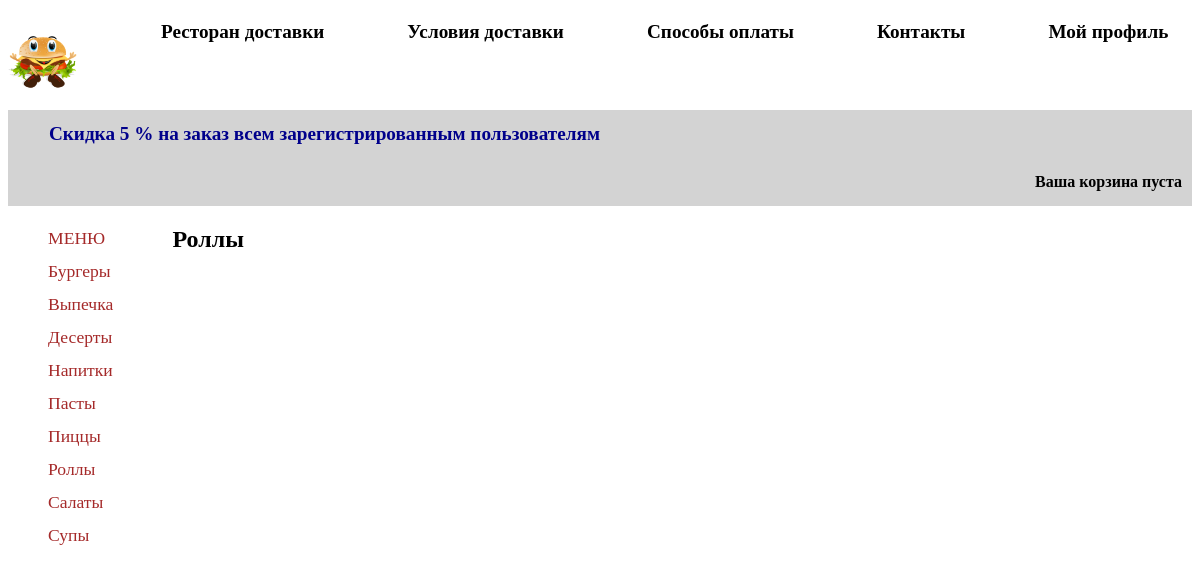
/rolls/, run on an earlier commit of the app's database.
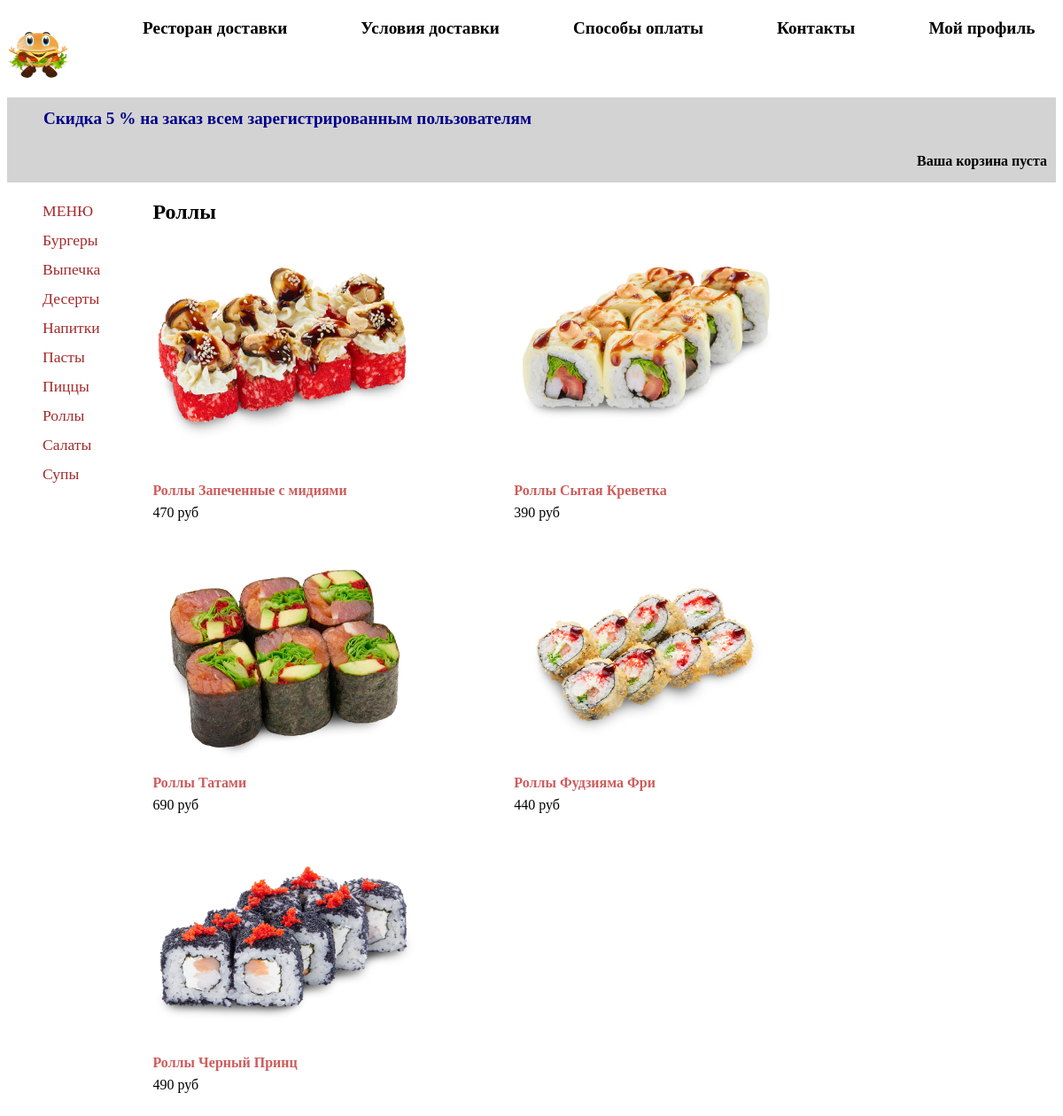
And on a later commit of the database.
### store/models.py (models this page shows, shortened)
class Category(models.Model):
    name = models.CharField(max_length=200, verbose_name='Категория')
    slug = models.SlugField(max_length=200)
    class Meta:
        ordering = ('name',)
        verbose_name_plural = 'Категории'
    def get_absolute_url(self):
        return reverse('product_list_by_category', args=[self.slug])

class Product(models.Model):
    category = models.ForeignKey(Category, on_delete=models.SET_NULL, null=True, verbose_name='Категория')
    name = models.CharField(max_length=200, verbose_name='Название')
    slug = models.SlugField(max_length=200)
    image = models.CharField(max_length=100, blank=True, null=True, verbose_name='Картинка')
    description = models.TextField(null=True, blank=True, verbose_name='Описание')
    price = models.DecimalField(max_digits=10, decimal_places=0, verbose_name='Цена')
    volume = models.CharField(max_length=50, null=True, verbose_name='Объем')
    available = models.BooleanField(default=True, verbose_name='Доступность товара')
    created = models.DateTimeField(auto_now_add=True, verbose_name='Дата создания')
    updated = models.DateTimeField(auto_now=True, verbose_name='Дата обновления')
    class Meta:
        ordering = ('name',)
        index_together = (('id', 'slug'),)
        verbose_name_plural = 'Товары'
    def get_absolute_url(self):
        return reverse('product_detail', args=[self.id, self.slug])

### store/views.py (the view)
# urls.py: path('', views.product_list, name='home'),
def product_list(request, category_slug=None):
    category = None
    categories = Category.objects.all()
    products = Product.objects.filter(available=True)
    if category_slug:
        category = get_object_or_404(Category, slug=category_slug)
        products = products.filter(category=category)
    data = {'category': category, 'categories': categories, 'products': products}
    return render(request, 'store/product_list.html', data)

### store/cart.py (called while the page is built)
    def __len__(self):
        return sum(item['quantity'] for item in self.cart.values())

### store/context_processors.py (called while the page is built)
def cart(request):
    return {'cart': Cart(request)}

### templates/store/product_list.html (shortened to what this page needs)
{% extends "index.html" %}
{% load static %}
{% block content %}
    <div id="sidebar">
        <ul>
            <li {% if not category %}class="selected"{% endif %}>
                <a href="{% url "home" %}">МЕНЮ</a>
            </li>
            {% for c in categories %}
                <li {% if category.slug == c.slug %}class="selected"
                    {% endif %}>
                    <a href="{{ c.get_absolute_url }}">{{ c.name }}</a>
                </li>
            {% endfor %}
        </ul>
    </div>
    <div class="pl-header">
        <h2>{% if category %}
            {{ category.name }}
        {% else %}Меню
        {% endif %}</h2>
        <div class="product-list">
            {% for product in products %}
                <div class="item">
                    <a href="{{ product.get_absolute_url }}">
                        <img src="{% if product.image %}{% static product.image %}
                              {% else %}{% static "img/no_image.png" %}
                              {% endif %}">
                    </a>
                    <br>
                    <a href="{{ product.get_absolute_url }}">{{ product.name }}</a>
                    <br>
                    <div id="price">{{ product.price }} руб</div>
                </div>
            {% endfor %}
        </div>
    </div>
{% endblock %}

What changed in the data, as far as the page shows it:
added Product: image (picture), name "Роллы Запеченные с мидиями", price "470"
added Product: image (picture), name "Роллы Сытая Креветка", price "390"
added Product: image (picture), name "Роллы Татами", price "690"
added Product: image (picture), name "Роллы Фудзияма Фри", price "440"
added Product: image (picture), name "Роллы Черный Принц", price "490"
